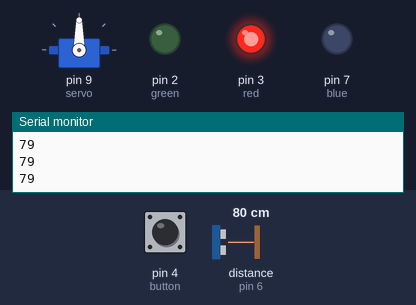
Bench run of a sketch on a simulated Arduino Uno, built with avr-gcc and run on an emulated ATmega328P. On the bench: servo, output pins drawn as LEDs (lit = HIGH), the last lines printed to the serial monitor. Wiring (inferred from the names in the program): ultrasonic range finder: trigger pin 5; echo pin 6. Inputs (shaded band) come from the test bench; at power-on: distance to the obstacle (sensor on pin 6) 80 cm, pin 4 (button) LOW. The echo pulse lasts 58.3 µs per cm; pins used as bus, display or sensor lines are not drawn.

Above: at 1.2 s.
1.3 s: distance to the obstacle (sensor on pin 6) set to 2 cm
At 2.5 s:
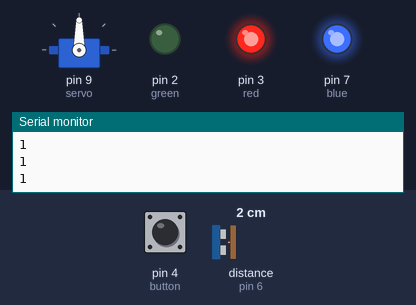
2.8 s: pin 4 (button) pulled HIGH for 0.15 s
At 3.7 s:
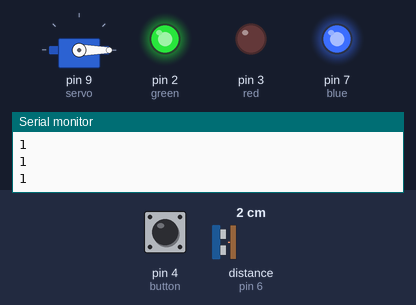
4.4 s: distance to the obstacle (sensor on pin 6) set to 60 cm
At 7.2 s:
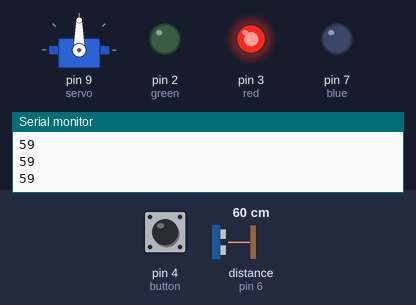
7.4 s: pin 4 (button) pulled HIGH for 1 s
At 8.4 s:
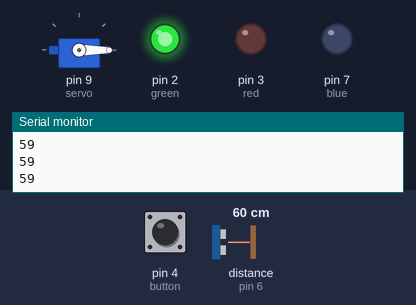
11.4 s: pin 4 (button) pulled HIGH for 3.2 s
At 15.8 s:
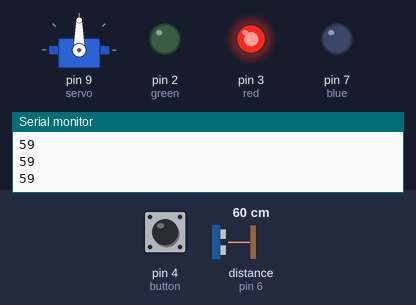
Timing chart, 0 to 17.3 s (numbered marks = the images above; inputs shaded):
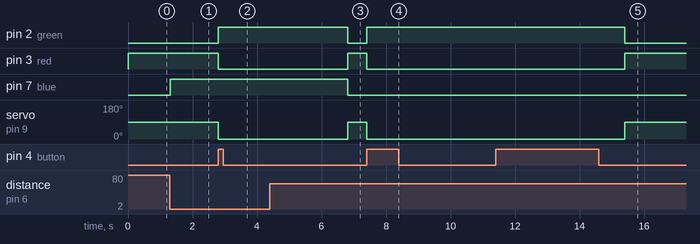

The sketch:

door.ino
```cpp
#include <Servo.h>

int green = 2, red = 3, blue = 7, button = 4, te2 = 2, distance;
bool initiated = false, qrScanned = false;
const int trigPin = 5;
const int echoPin = 6;
unsigned long previousMicros = 0;
long duration;

Servo servo;

void setup()
{
  Serial.begin(9600);
  servo.attach(9, 500, 2500);
  pinMode(green, OUTPUT);
  pinMode(red, OUTPUT);
  pinMode(blue, OUTPUT);
  pinMode(button, INPUT);
  digitalWrite(red, LOW);
  digitalWrite(green, LOW);
  digitalWrite(blue, LOW);
  pinMode(trigPin, OUTPUT);
  pinMode(echoPin, INPUT);
}

void loop()
{
  if (initiated) {
    int buttonState = digitalRead(button);
    unsigned long currentMicros = micros();

    if (buttonState || qrScanned) {
      digitalWrite(red, LOW);
      digitalWrite(green, HIGH);

      servo.write(0);
      delay(4000);
    } else {
      digitalWrite(trigPin, LOW);
      if (currentMicros - previousMicros > te2) {
        digitalWrite(trigPin, HIGH);
      }
      if (currentMicros - previousMicros > 5 * te2) {
        digitalWrite(trigPin, LOW);
        previousMicros = currentMicros;
      }

      duration = pulseIn(echoPin, HIGH);
      distance = duration * 0.0172;

      if (distance > 50) {
      	digitalWrite(red, HIGH);
      	digitalWrite(green, LOW);
        digitalWrite(blue, LOW);
      	servo.write(90);
      } else {
        digitalWrite(blue, HIGH);
      }
      Serial.println(distance);
    }
  } else {
    digitalWrite(red, HIGH);
    digitalWrite(green, LOW);
    initiated = true;
  }
}
```

Measured:
- after the input at 1.3 s, pin 7 (blue): LOW → HIGH at once
- after the input at 2.8 s, pin 2 (green): LOW → HIGH at once; pin 3 (red): HIGH → LOW at once; servo on pin 9 (servo): 90° → 0° at once
- after the input at 4.4 s, pin 2 (green), pin 7 (blue): HIGH → LOW after 2.4 s; pin 3 (red): LOW → HIGH after 2.4 s; servo on pin 9 (servo): 0° → 90° after 2.4 s
- after the input at 7.4 s, pin 2 (green): LOW → HIGH at once; pin 3 (red): HIGH → LOW at once; servo on pin 9 (servo): 90° → 0° at once
- after the input at 11.4 s, pin 2 (green): HIGH → LOW after 4.0 s instead of 0.01 s; pin 3 (red): LOW → HIGH after 4.0 s instead of 0.01 s; servo on pin 9 (servo): 0° → 90° after 4.0 s instead of 0.01 s
